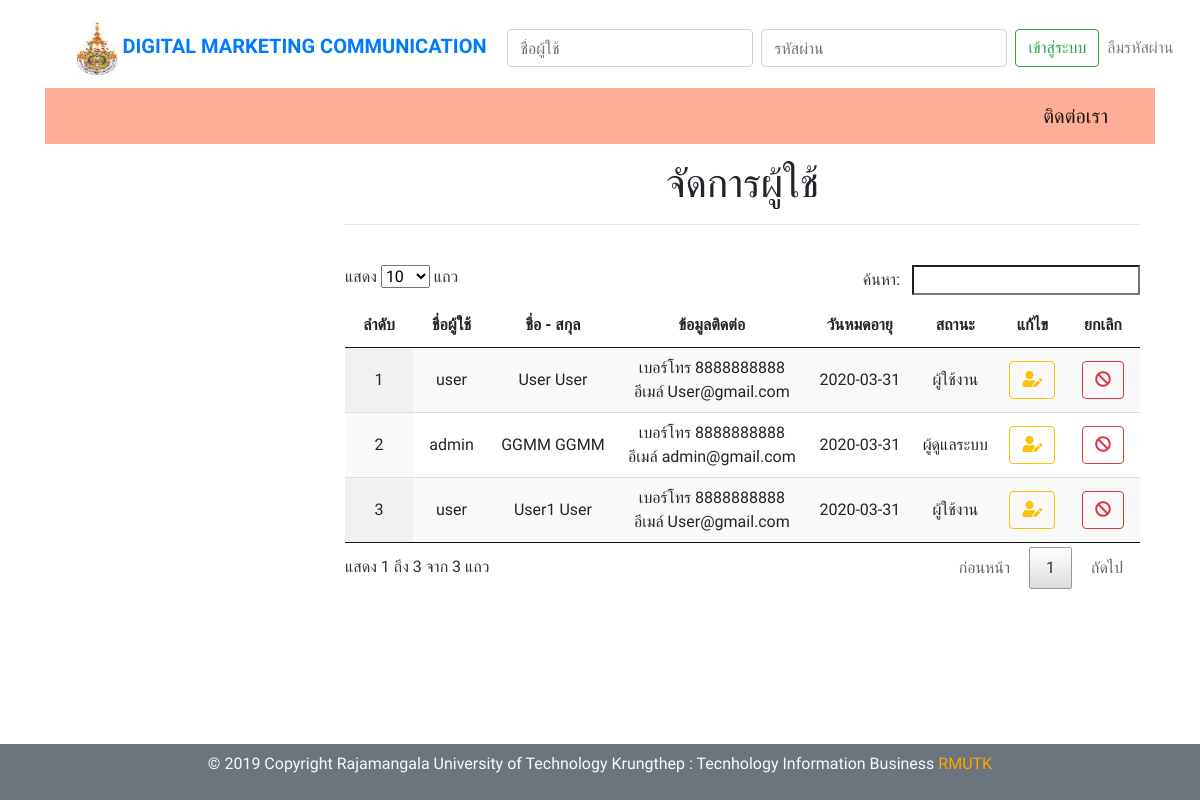
Before: /admin/index.php?su with the older database file.
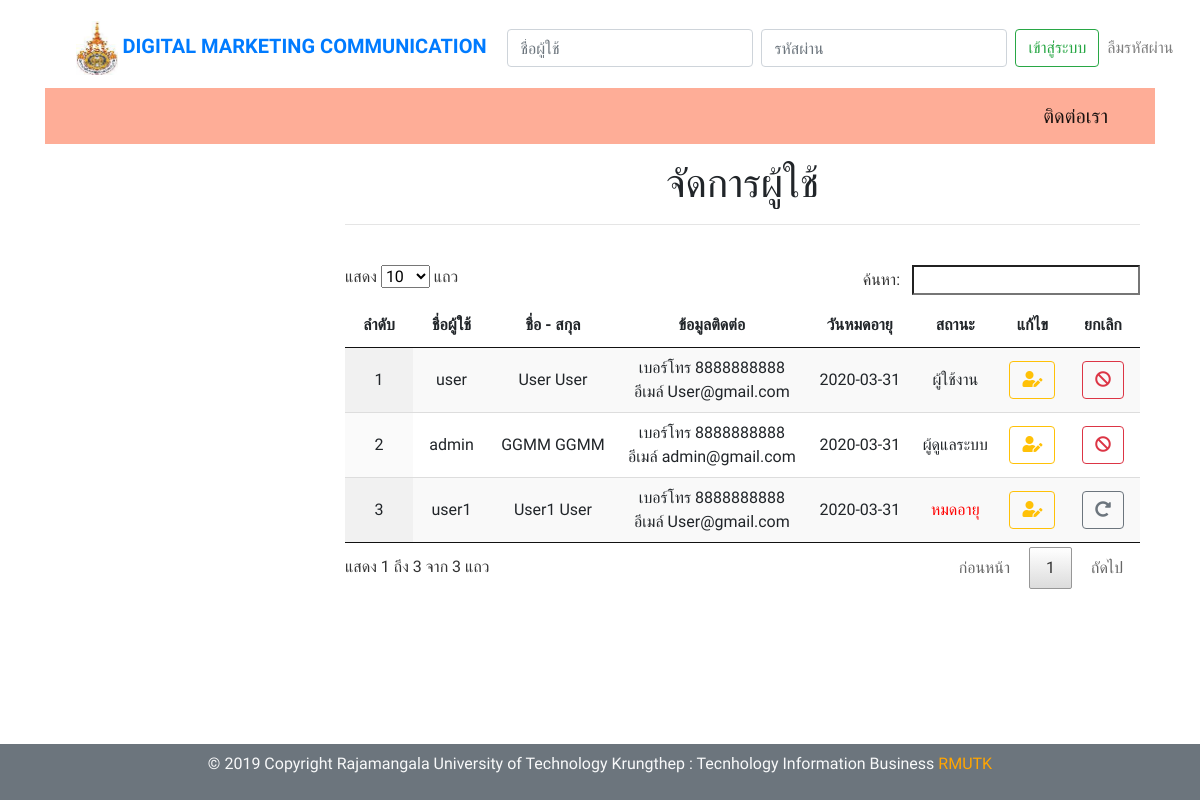
After: the same page with the newer database file.
### tables this page shows
CREATE TABLE `user` (
  `ID` int(5) NOT NULL,
  `Username` varchar(50) NOT NULL,
  `Password` varchar(200) NOT NULL,
  `Firstname` varchar(100) NOT NULL,
  `Lastname` varchar(100) NOT NULL,
  `email` varchar(100) NOT NULL,
  `phone` text NOT NULL,
  `Userlevel` varchar(1) NOT NULL,
  `user_date` date NOT NULL,
  `session_id` varchar(50) NOT NULL,
  `Status` varchar(1) NOT NULL
);

### admin/show_user.php (the view, shortened to what this page needs)
<?php
$query_user = "SELECT * FROM user";
$user = mysqli_query($con,$query_user) or die(mysqli_error());
$row_user = mysqli_fetch_assoc($user);
$totalRows_user = mysqli_num_rows($user);
?>
<div class="col-md-9">
	<div class="py-2">
		<div class="container">
			<div class="row">
				<div class="col-md-12">
					<h1 class="text-center" >จัดการผู้ใช้</h1>
					<hr>
				</div>
			</div>
		</div>
	</div>
	<div class="py-3">
		<div class="container">
			<div class="row">
				<div class="col-md-12">
					<div class="table-responsive text-center">
						<table class="display" id="example">
							<?php if ($totalRows_user > 0) {?>
								<thead>
									<tr class="text-center">
										<th scope="col" width="5">ลำดับ</th>
										<th scope="col">ชื่อผู้ใช้</th>
										<th scope="col">ชื่อ  - สกุล</th>
										<th scope="col">ข้อมูลติดต่อ</th>
										<th scope="col">วันหมดอายุ</th>
										<th scope="col">สถานะ</th>
										<th scope="col" width="5">แก้ไข</th>
										<th scope="col" width="5">ยกเลิก</th>
									</tr>
								</thead>
								<tbody>
									<?php
									$i = 1 ;
									do { ?>
										<tr class="text-center">
											<td><?php echo $i ?></td>
											<td><?php echo $row_user['Username']; ?></td>
											<td><?php echo $row_user['Firstname'] . "  " . $row_user['Lastname']; ?></td>
											<td><?php echo " เบอร์โทร " . $row_user['phone'] . " <br /> อีเมล์ " . $row_user['email']; ?></td>
											<td><?php echo $row_user['user_date']; ?></td>
											<td>
												<?php
												if ($row_user['Userlevel'] == 'A' ){
													echo "ผู้ดูแลระบบ";
												}elseif ($row_user['Userlevel'] == 'M') {
													echo "ผู้ใช้งาน";
												}elseif ($row_user['Userlevel'] == 'E') {
													echo "<font color='red' >หมดอายุ</font>";
												}
												?>
											</td>
											<td>
												<a href="index.php?eu&user_id=<?php echo $row_user['ID'];?>" class="btn btn-outline-warning my-2 my-sm-0" ><i class="fas fa-user-edit"></i></a>
											</td>
											<?php if ($row_user['Userlevel'] <> 'E' ): ?>
												<td>
													<a href="del_user.php?User_id=<?php echo $row_user['ID'];?>&Userlevel=E" class="btn btn-outline-danger my-2 my-sm-0" onClick="return confirm('ยืนยันการยกเลิกผู้ใช้');"><i class="fas fa-ban"></i></a>
												</td>
												<?php else: ?>
													<td>
														<a href="del_user.php?User_id=<?php echo $row_user['ID'];?>&Userlevel=M" class="btn btn-outline-secondary my-2 my-sm-0" onClick="return confirm('ยืนยันการใช้งานผู้ใช้');"><i class="fas fa-redo-alt"></i></a>
													</td>
												<?php endif ?>
											</tr>
											<?php
											$i += 1;
										} while ($row_user = mysqli_fetch_assoc($user)); ?>
									</tbody>
								</table>
							<?php }else {
								echo "<h3> ยังไม่มีคะแนน </h3>";
							}
							mysqli_free_result($user);?>
						</div>
					</div>
				</div>
			</div>
		</div>
		<div class="py-5">
		</div>
	</div>

### admin/index.php (shortened to what this page needs)
<!DOCTYPE html>
<html>
<?php include 'header.php'; ?>
<div class="py-2">
  <div class="container">
    <div class="row">
      <?php include 'menu.php'; ?>
      <?php include '../conn.php'; ?>
      <?php include 'datatables.php'; ?>
      <body>
        <?php
        $in = isset($_REQUEST['in']);
        $sh = isset($_REQUEST['showchoice']);
        $shs = isset($_REQUEST['showchoice_s']);
        $sp = isset($_REQUEST['sp']);
        $ep = isset($_REQUEST['ep']);
        $pw = isset($_REQUEST['pw']);
        $su = isset($_REQUEST['su']);
        $anw = isset($_REQUEST['anw']);
        $anws = isset($_REQUEST['anws']);
        $eu = isset($_REQUEST['eu']);
        $sc = isset($_REQUEST['sc']);
        $sco = isset($_REQUEST['sco']);
        $send = isset($_REQUEST['send']);
        if ($in <> '') {
          include 'index_scoreall.php';
        }elseif ($sh <> '') {
          include 'showchoice.php';
        }elseif ($shs <> '') {
          include 'showchoice_sub.php';
        }elseif ($sp <> '') {
          include 'editprofile_show.php';
        }elseif ($ep <> '') {
          include 'editprofile.php';
        }elseif ($pw <> '') {
          include 'edit_password.php';
        }elseif ($su <> '') {
          include 'show_user.php';
        }elseif ($anw <> '') {
          include 'show_user_anw.php';
        }elseif ($anws <> '') {
          include 'show_user_anwshow.php';
        }elseif ($eu <> '') {
          include 'edit_user.php';
        }elseif ($sc <> '' or $sco <> '') {
          include 'show_choice_all.php';
        }elseif ($send <> '') {
          include 'send_mail.php';
        }
        ?>
      </div>
    </div>
  </div>
</div>
 <?php include 'footer_admin.php'; ?>
</body>
</html>

### admin/header.php (shortened to what this page needs)
<head>
  <link rel="stylesheet" href="https://use.fontawesome.com/releases/v5.7.0/css/all.css">
  <link rel="stylesheet" href="https://stackpath.bootstrapcdn.com/bootstrap/4.3.1/css/bootstrap.min.css" >
</head>
<body>
  <div class="py-2">
    <div class="container">
      <div class="row">
        <div class="col-md-12" >
         <?php include '../navbar.php'; ?>
         <?php include '../navbar1.php'; ?>
       </div>
     </div>
   </div>

### navbar.php (shortened to what this page needs)
<nav class="navbar navbar-expand-md navbar-light">
  <div class="container">
  <div class="collapse navbar-collapse" id="navbar6">
    <a class="navbar-brand text-primary d-none d-md-block" href="#">
      <img src="./img/img237.jpg" alt="" width="10%"> <b>  DIGITAL MARKETING COMMUNICATION</b>
    </a>
      <ul class="navbar-nav ">
          <li class="nav-item">
            <?php
            if (isset($_SESSION["Userlevel"]) == "M") {
            }else{?>
              <form class="form-inline" action="login_db.php">
                <div class="form-group">
                <input class="form-control mr-sm-2" type="text" placeholder="ชื่อผู้ใช้" id="Username" name="Username" required="required" autocomplete="off">
                <input class="form-control mr-sm-2" type="Password" placeholder="รหัสผ่าน" id="Password"  name="Password" required="required" autocomplete="off">
                <button class="btn btn-outline-success my-2 my-sm-0" type="submit">เข้าสู่ระบบ</button>
                <a class='nav-link text-lite' href='#' data-toggle='modal' data-target='#exampleModal'>ลืมรหัสผ่าน</a>
              </div>
              </form>
              <?php
            }
            ?>
          </li>
        </ul>
  </div>
</div>
</nav>
 <?php include 'resetpassword.php'; ?>

### resetpassword.php (shortened to what this page needs)
<body>
  </body>

### navbar1.php (shortened to what this page needs)
<nav class="navbar navbar-expand-md navbar-light" style="background: #FEAD97;">
	<div class="container">
		<div class="collapse navbar-collapse" id="navbar6">
			<ul class="nav navbar-nav navbar-right">
				<li><a href="#" class="navbar-brand">ติดต่อเรา</a></li>
			</ul>
		</div>
	</div>
</nav>

### admin/menu.php (shortened to what this page needs)
  <div class="col-md-3">
</div>

### admin/datatables.php (shortened to what this page needs)
<link rel="stylesheet" type="text/css" href="../dt/jquery.dataTables.min.css">

### admin/footer_admin.php (shortened to what this page needs)
<div class="footer">
  <div class="text-center py-2 bg-secondary">
    <div class="container">
      <div class="row">
        <div class="col-md-12">
          <p class="text-light">© 2019 Copyright Rajamangala University of Technology Krungthep : Tecnhology Information Business <font color="orange"> RMUTK</font> </p>
        </div>
      </div>
    </div>
  </div>
</div>

### admin/header.php (style rules this page uses)
body { font-family: 'Prompt', sans-serif; }

### admin/index.php (style rules this page uses)
.footer { position: fixed; bottom: 0; width: 100%; color: white; text-align: center; }

Changed rows visible on the page:
changed user "User1": Username "user" → "user1"; Userlevel "ผู้ใช้งาน" → "หมดอายุ"
